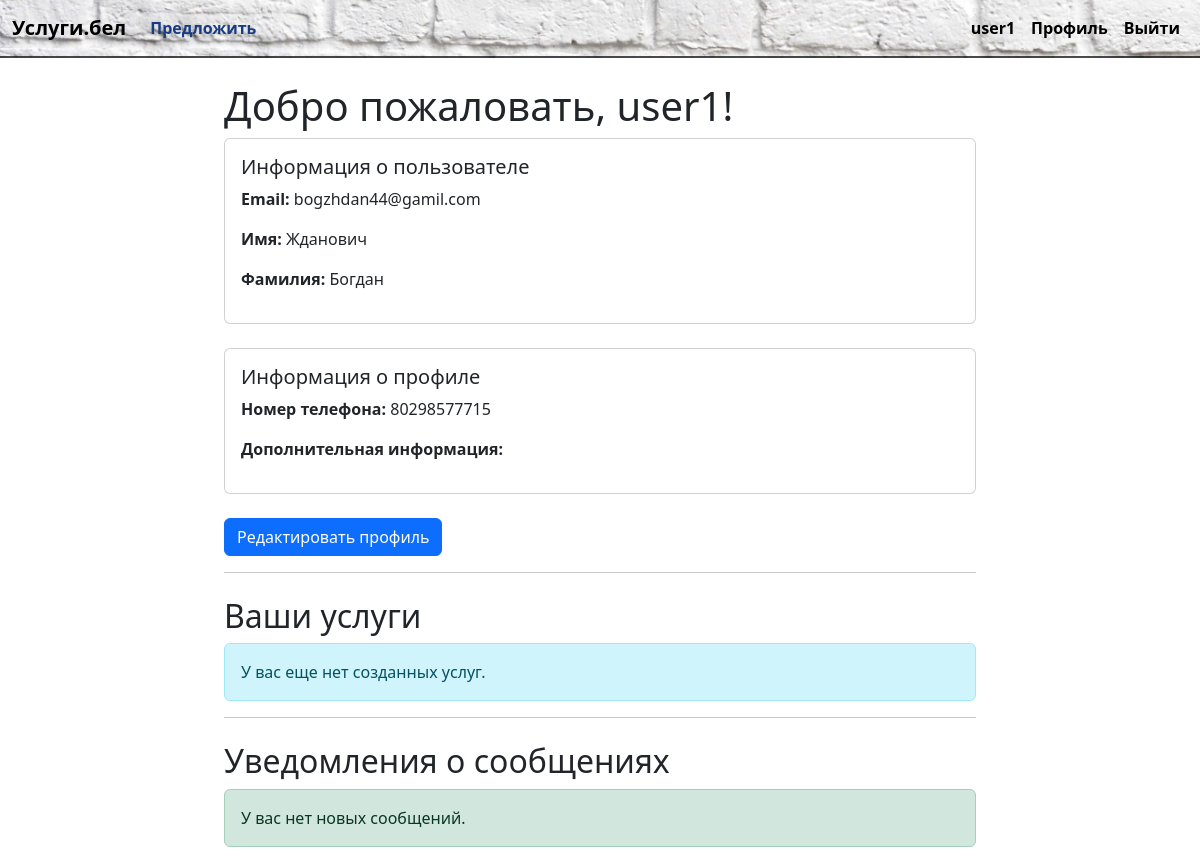
Page /accounts/profile/ (signed in) on the earlier database version.
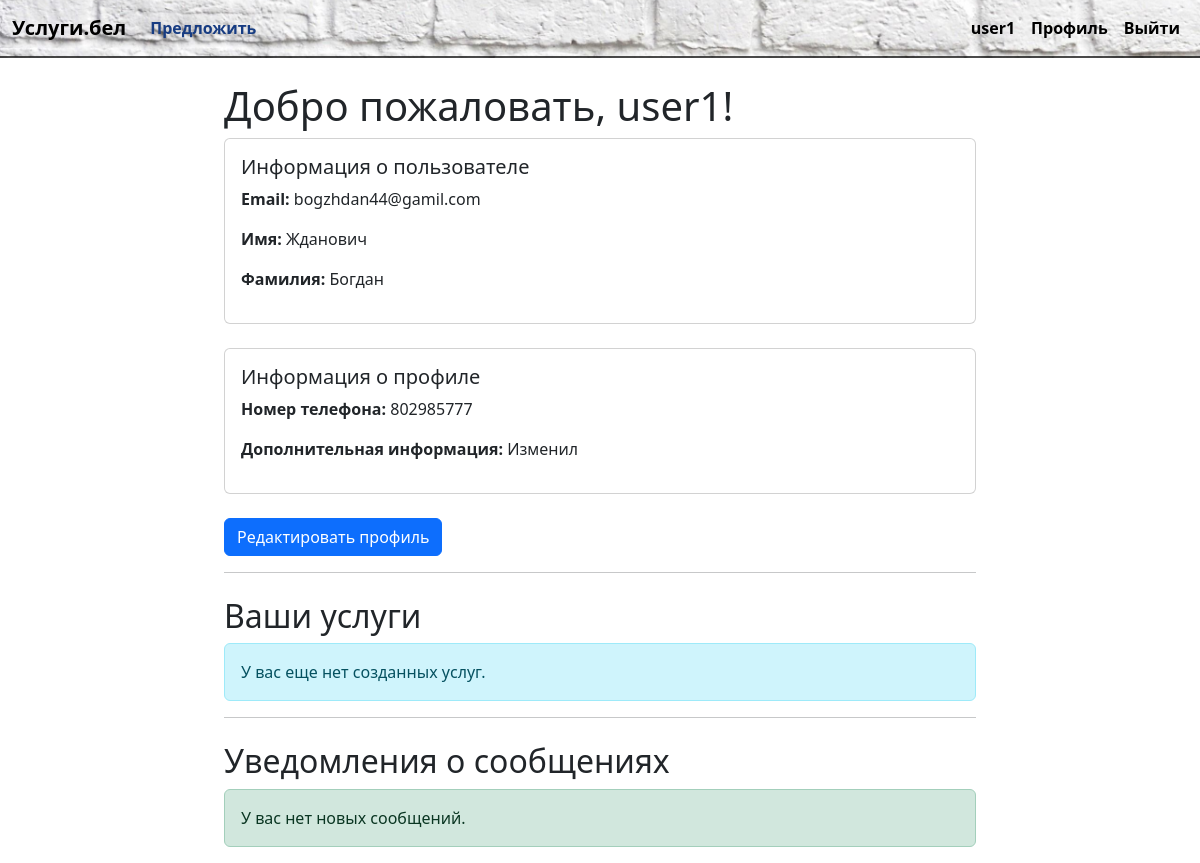
Same page on the later database version.
### users_and_accounts/models.py (models this page shows, shortened)
class UserProfile(models.Model):
    user = models.OneToOneField(User, on_delete=models.CASCADE)  # Добавлен related_name
    bio = models.TextField(blank=True)
    phone_number = models.CharField(max_length=15, blank=True, null=True)
    first_name = models.CharField(max_length=30, blank=True)
    last_name = models.CharField(max_length=30, blank=True)

### users_and_accounts/views.py (the view)
# urls.py: path('profile/', views.profile_view, name='profile'),
@login_required
def profile_view(request):
    profile, created = UserProfile.objects.get_or_create(user=request.user)
    services = Service.objects.filter(provider=request.user)
    return render(request, 'profile/profile.html', {
        'user': request.user,
        'profile': profile,
        'services': services,
    })

### users_and_accounts/templates/profile/profile.html (shortened to what this page needs)
{% extends 'base.html' %}
{% block content %}
<div class="container mt-4">
    <h1>Добро пожаловать, {{ user.username }}!</h1>
    <div class="card mb-4">
        <div class="card-body">
            <h5 class="card-title">Информация о пользователе</h5>
            <p><strong>Email:</strong> {{ user.email }}</p>
            <p><strong>Имя:</strong> {{ user.first_name }}</p>
            <p><strong>Фамилия:</strong> {{ user.last_name }}</p>
        </div>
    </div>
    {% if profile %}
        <div class="card mb-4">
            <div class="card-body">
                <h5 class="card-title">Информация о профиле</h5>
                <p><strong>Номер телефона:</strong> {{ profile.phone_number }}</p>
                <p><strong>Дополнительная информация:</strong> {{ profile.bio }}</p>
            </div>
        </div>
    {% else %}
        <div class="alert alert-warning" role="alert">
            У вас еще нет профиля. Пожалуйста, создайте его.
        </div>
    {% endif %}
    <a href="{% url 'edit_profile' %}" class="btn btn-primary">Редактировать профиль</a>
    <hr>
    <h2 class="mt-4">Ваши услуги</h2>
    {% if service %}
        <div class="row">
            {% for service in services %}
                <div class="col-md-4 mb-4">
                    <div class="card">
                        <div class="card-body">
                            <h5 class="card-title">
                                <a href="{% url 'service_detail' service.id %}" class="text-decoration-none">{{ service.title }}</a>
                            </h5>
                            <p class="card-text">{{ service.description|truncatechars:150 }}</p>
                            <p class="mb-0"><strong>Создано:</strong> {{ service.created_at|date:"d-m-Y H:i" }}</p>
                            <div class="mt-2">
                                <a href="{% url 'edit_service' service.id %}" class="btn btn-primary btn-sm">Редактировать</a>
                                <a href="{% url 'confirm_delete_service' service.id %}" class="btn btn-danger btn-sm">Удалить</a>
                            </div>
                        </div>
                    </div>
                </div>
            {% endfor %}
        </div>
    {% else %}
        <div class="alert alert-info" role="alert">
            У вас еще нет созданных услуг.
        </div>
    {% endif %}
    <hr>
    <h2 class="mt-4">Уведомления о сообщениях</h2>
    {% if unread_messages %}
        <div class="alert alert-info">
            У вас есть {{ unread_messages.count }} новых сообщений.
        </div>
        <ul class="list-group">
            {% for message in unread_messages %}
                <li class="list-group-item">
                    <strong>От:</strong> {{ message.sender.username }}<br>
                    <strong>Сообщение:</strong> {{ message.content|truncatechars:50 }}<br>
                    <a href="{% url 'message_detail' message.id %}" class="btn btn-link">Просмотреть</a>
                </li>
            {% endfor %}
        </ul>
    {% else %}
        <div class="alert alert-success" role="alert">
            У вас нет новых сообщений.
        </div>
    {% endif %}
</div>
{% endblock %}

Differences in the rows shown:
changed UserProfile: phone_number "80298577715" → "802985777"; bio (not shown) → "Изменил"
